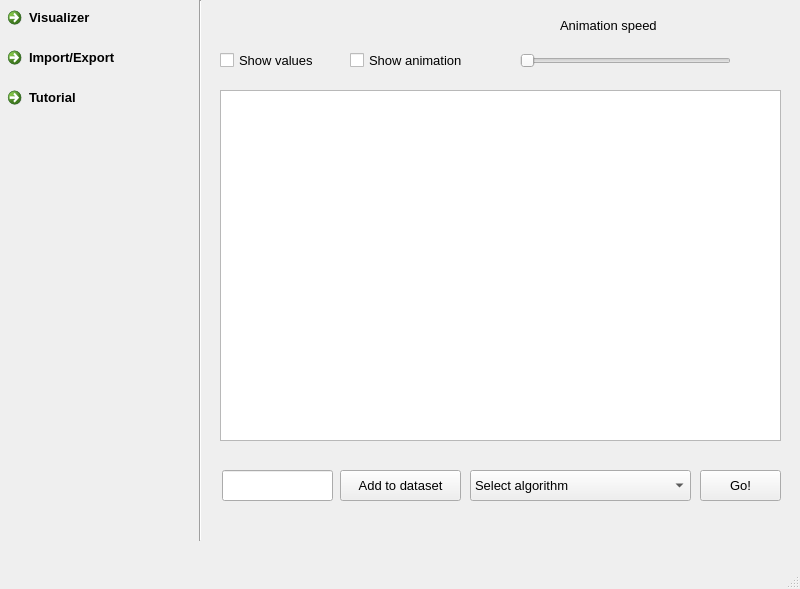
<?xml version="1.0" encoding="UTF-8"?>
<ui version="4.0">
 <class>MainWindow</class>
 <widget class="QMainWindow" name="MainWindow">
  <property name="geometry">
   <rect>
    <x>0</x>
    <y>0</y>
    <width>800</width>
    <height>589</height>
   </rect>
  </property>
  <property name="windowTitle">
   <string>MainWindow</string>
  </property>
  <widget class="QWidget" name="centralwidget">
   <widget class="QCheckBox" name="checkBox">
    <property name="geometry">
     <rect>
      <x>220</x>
      <y>50</y>
      <width>121</width>
      <height>20</height>
     </rect>
    </property>
    <property name="font">
     <font>
      <pointsize>10</pointsize>
     </font>
    </property>
    <property name="text">
     <string>Show values</string>
    </property>
   </widget>
   <widget class="QCheckBox" name="checkBox_2">
    <property name="geometry">
     <rect>
      <x>350</x>
      <y>50</y>
      <width>151</width>
      <height>20</height>
     </rect>
    </property>
    <property name="font">
     <font>
      <pointsize>10</pointsize>
     </font>
    </property>
    <property name="text">
     <string>Show animation</string>
    </property>
   </widget>
   <widget class="Line" name="line_2">
    <property name="geometry">
     <rect>
      <x>190</x>
      <y>0</y>
      <width>20</width>
      <height>541</height>
     </rect>
    </property>
    <property name="orientation">
     <enum>Qt::Vertical</enum>
    </property>
   </widget>
   <widget class="QCommandLinkButton" name="commandLinkButton">
    <property name="geometry">
     <rect>
      <x>0</x>
      <y>0</y>
      <width>201</width>
      <height>41</height>
     </rect>
    </property>
    <property name="font">
     <font>
      <family>Segoe UI</family>
      <pointsize>10</pointsize>
     </font>
    </property>
    <property name="text">
     <string>Visualizer</string>
    </property>
   </widget>
   <widget class="QCommandLinkButton" name="commandLinkButton_2">
    <property name="geometry">
     <rect>
      <x>0</x>
      <y>40</y>
      <width>201</width>
      <height>41</height>
     </rect>
    </property>
    <property name="font">
     <font>
      <family>Segoe UI</family>
      <pointsize>10</pointsize>
     </font>
    </property>
    <property name="text">
     <string>Import/Export</string>
    </property>
   </widget>
   <widget class="QCommandLinkButton" name="commandLinkButton_3">
    <property name="geometry">
     <rect>
      <x>0</x>
      <y>80</y>
      <width>201</width>
      <height>41</height>
     </rect>
    </property>
    <property name="font">
     <font>
      <family>Segoe UI</family>
      <pointsize>10</pointsize>
     </font>
    </property>
    <property name="text">
     <string>Tutorial</string>
    </property>
   </widget>
   <widget class="QSlider" name="horizontalSlider">
    <property name="geometry">
     <rect>
      <x>520</x>
      <y>50</y>
      <width>211</width>
      <height>22</height>
     </rect>
    </property>
    <property name="orientation">
     <enum>Qt::Horizontal</enum>
    </property>
   </widget>
   <widget class="QLabel" name="label">
    <property name="geometry">
     <rect>
      <x>560</x>
      <y>10</y>
      <width>131</width>
      <height>31</height>
     </rect>
    </property>
    <property name="font">
     <font>
      <pointsize>10</pointsize>
     </font>
    </property>
    <property name="text">
     <string>Animation speed</string>
    </property>
   </widget>
   <widget class="QGraphicsView" name="graphicsView">
    <property name="geometry">
     <rect>
      <x>220</x>
      <y>90</y>
      <width>561</width>
      <height>351</height>
     </rect>
    </property>
    <property name="verticalScrollBarPolicy">
     <enum>Qt::ScrollBarAsNeeded</enum>
    </property>
    <property name="horizontalScrollBarPolicy">
     <enum>Qt::ScrollBarAsNeeded</enum>
    </property>
    <property name="sizeAdjustPolicy">
     <enum>QAbstractScrollArea::AdjustIgnored</enum>
    </property>
   </widget>
   <widget class="QLineEdit" name="lineEdit">
    <property name="geometry">
     <rect>
      <x>222</x>
      <y>470</y>
      <width>111</width>
      <height>31</height>
     </rect>
    </property>
    <property name="dragEnabled">
     <bool>false</bool>
    </property>
   </widget>
   <widget class="QPushButton" name="pushButton">
    <property name="geometry">
     <rect>
      <x>340</x>
      <y>470</y>
      <width>121</width>
      <height>31</height>
     </rect>
    </property>
    <property name="font">
     <font>
      <pointsize>10</pointsize>
     </font>
    </property>
    <property name="text">
     <string>Add to dataset</string>
    </property>
   </widget>
   <widget class="QComboBox" name="comboBox">
    <property name="geometry">
     <rect>
      <x>470</x>
      <y>470</y>
      <width>221</width>
      <height>31</height>
     </rect>
    </property>
    <property name="font">
     <font>
      <pointsize>10</pointsize>
     </font>
    </property>
    <item>
     <property name="text">
      <string>Select algorithm</string>
     </property>
    </item>
    <item>
     <property name="text">
      <string>Insertion sort</string>
     </property>
    </item>
    <item>
     <property name="text">
      <string>Selection sort</string>
     </property>
    </item>
    <item>
     <property name="text">
      <string>Bubble sort</string>
     </property>
    </item>
    <item>
     <property name="text">
      <string>Quick sort</string>
     </property>
    </item>
    <item>
     <property name="text">
      <string>Merge sort</string>
     </property>
    </item>
    <item>
     <property name="text">
      <string>Shell sort</string>
     </property>
    </item>
   </widget>
   <widget class="QPushButton" name="pushButton_2">
    <property name="geometry">
     <rect>
      <x>700</x>
      <y>470</y>
      <width>81</width>
      <height>31</height>
     </rect>
    </property>
    <property name="font">
     <font>
      <pointsize>10</pointsize>
     </font>
    </property>
    <property name="text">
     <string>Go!</string>
    </property>
   </widget>
  </widget>
  <widget class="QMenuBar" name="menubar">
   <property name="geometry">
    <rect>
     <x>0</x>
     <y>0</y>
     <width>800</width>
     <height>26</height>
    </rect>
   </property>
  </widget>
  <widget class="QStatusBar" name="statusbar"/>
 </widget>
 <resources/>
 <connections/>
</ui>
